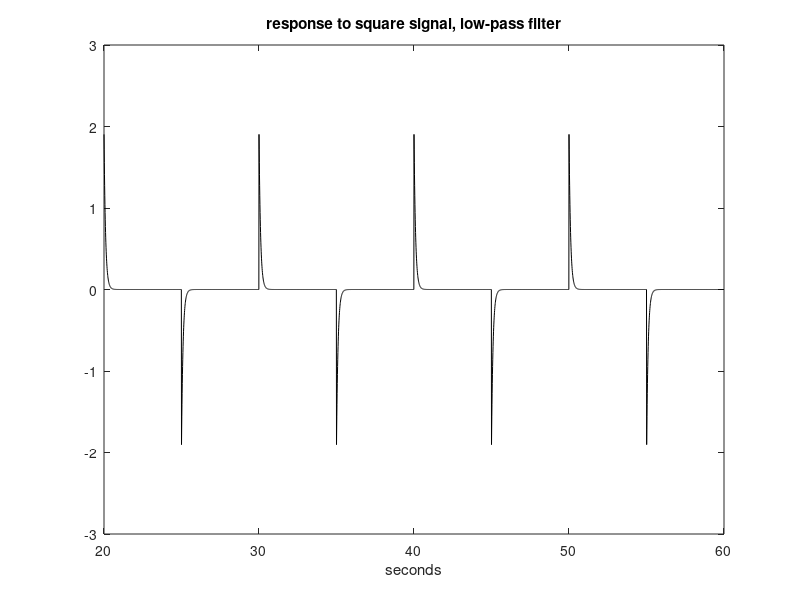

This figure's MATLAB source:
% Response to square signal, high-pass filter
R=1; C=0.1;%values of the components
num=[C 0]; % transfer function numerator;
den=[R*C 1]; %transfer function denominator
G=tf(num,den); %transfer function
% Input square signal 
fu=0.1; %signal frequency in Hz
wu=2*pi*fu; %signal frequency in rad/s
fs=100; %sampling frequency in Hz
tiv=1/fs; %time interval between samples;
t=0:tiv:(60-tiv); %time intervals set (60 seconds)
u=square(wu*t); %input signal data set
[y,ty]=lsim(G,u,t); %computes the system output
plot(t(2001:6000),y(2001:6000),'k'); %plots last 40 seconds of output signal
axis([20 60 -3 3]);
xlabel('seconds'); title('response to square signal, low-pass filter');
